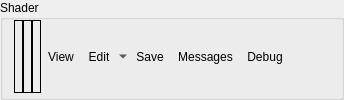
        <widget class="QGroupBox" name="csShaderGroup">
         <property name="sizePolicy">
          <sizepolicy hsizetype="Preferred" vsizetype="Minimum">
           <horstretch>0</horstretch>
           <verstretch>0</verstretch>
          </sizepolicy>
         </property>
         <property name="title">
          <string>Shader</string>
         </property>
         <layout class="QHBoxLayout" name="horizontalLayout_19">
          <property name="spacing">
           <number>0</number>
          </property>
          <property name="topMargin">
           <number>0</number>
          </property>
          <property name="bottomMargin">
           <number>4</number>
          </property>
          <item>
           <widget class="RDLabel" name="csPipeline">
            <property name="sizePolicy">
             <sizepolicy hsizetype="Minimum" vsizetype="MinimumExpanding">
              <horstretch>0</horstretch>
              <verstretch>0</verstretch>
             </sizepolicy>
            </property>
            <property name="frameShape">
             <enum>QFrame::Box</enum>
            </property>
           </widget>
          </item>
          <item>
           <widget class="RDLabel" name="csShader">
            <property name="sizePolicy">
             <sizepolicy hsizetype="Minimum" vsizetype="MinimumExpanding">
              <horstretch>0</horstretch>
              <verstretch>0</verstretch>
             </sizepolicy>
            </property>
            <property name="frameShape">
             <enum>QFrame::Box</enum>
            </property>
           </widget>
          </item>
          <item>
           <widget class="RDLabel" name="csShaderDebug">
            <property name="sizePolicy">
             <sizepolicy hsizetype="Minimum" vsizetype="MinimumExpanding">
              <horstretch>0</horstretch>
              <verstretch>0</verstretch>
             </sizepolicy>
            </property>
            <property name="frameShape">
             <enum>QFrame::Box</enum>
            </property>
           </widget>
          </item>
          <item>
           <widget class="QToolButton" name="csShaderViewButton">
            <property name="cursor">
             <cursorShape>PointingHandCursor</cursorShape>
            </property>
            <property name="toolTip">
             <string>Open Shader Source</string>
            </property>
            <property name="text">
             <string>View</string>
            </property>
            <property name="icon">
             <iconset resource="../../Resources/resources.qrc">
              <normaloff>:/action.png</normaloff>:/action.png</iconset>
            </property>
            <property name="toolButtonStyle">
             <enum>Qt::ToolButtonTextBesideIcon</enum>
            </property>
            <property name="autoRaise">
             <bool>true</bool>
            </property>
           </widget>
          </item>
          <item>
           <widget class="QToolButton" name="csShaderEditButton">
            <property name="toolTip">
             <string>Edit Shader</string>
            </property>
            <property name="text">
             <string>Edit</string>
            </property>
            <property name="icon">
             <iconset resource="../../Resources/resources.qrc">
              <normaloff>:/page_white_edit.png</normaloff>:/page_white_edit.png</iconset>
            </property>
            <property name="popupMode">
             <enum>QToolButton::MenuButtonPopup</enum>
            </property>
            <property name="toolButtonStyle">
             <enum>Qt::ToolButtonTextBesideIcon</enum>
            </property>
            <property name="autoRaise">
             <bool>true</bool>
            </property>
           </widget>
          </item>
          <item>
           <widget class="QToolButton" name="csShaderSaveButton">
            <property name="toolTip">
             <string>Save Shader SPIR-V</string>
            </property>
            <property name="text">
             <string>Save</string>
            </property>
            <property name="icon">
             <iconset resource="../../Resources/resources.qrc">
              <normaloff>:/save.png</normaloff>:/save.png</iconset>
            </property>
            <property name="toolButtonStyle">
             <enum>Qt::ToolButtonTextBesideIcon</enum>
            </property>
            <property name="autoRaise">
             <bool>true</bool>
            </property>
           </widget>
          </item>
          <item>
           <widget class="QToolButton" name="csShaderMessagesButton">
            <property name="toolTip">
             <string>View Shader Messages</string>
            </property>
            <property name="text">
             <string>Messages</string>
            </property>
            <property name="icon">
             <iconset resource="../../Resources/resources.qrc">
              <normaloff>:/text_add.png</normaloff>:/text_add.png</iconset>
            </property>
            <property name="toolButtonStyle">
             <enum>Qt::ToolButtonTextBesideIcon</enum>
            </property>
            <property name="autoRaise">
             <bool>true</bool>
            </property>
           </widget>
          </item>
          <item>
           <widget class="QToolButton" name="computeDebugSelector">
            <property name="text">
             <string>Debug</string>
            </property>
            <property name="icon">
             <iconset resource="../../Resources/resources.qrc">
              <normaloff>:/wrench.png</normaloff>:/wrench.png</iconset>
            </property>
            <property name="toolButtonStyle">
             <enum>Qt::ToolButtonTextBesideIcon</enum>
            </property>
            <property name="autoRaise">
             <bool>true</bool>
            </property>
           </widget>
          </item>
          <item>
           <spacer name="horizontalSpacer_4">
            <property name="orientation">
             <enum>Qt::Horizontal</enum>
            </property>
            <property name="sizeHint" stdset="0">
             <size>
              <width>40</width>
              <height>20</height>
             </size>
            </property>
           </spacer>
          </item>
         </layout>
        </widget>
